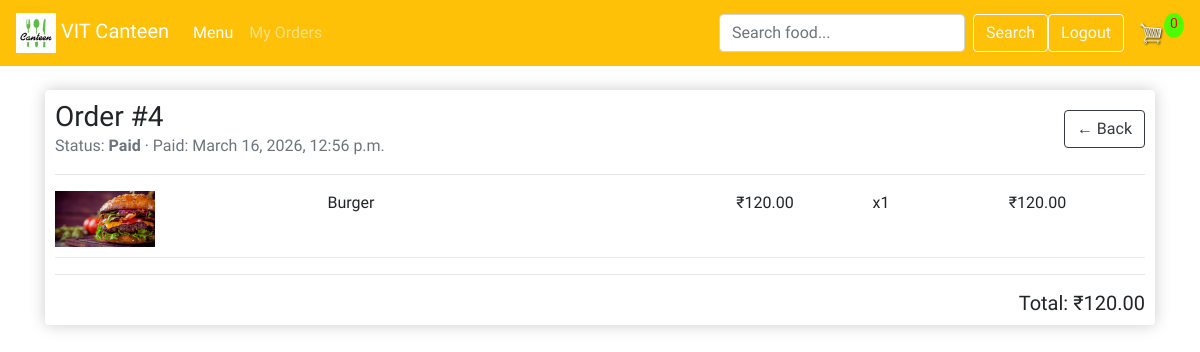
The page /orders/4/ (signed in) on the database its author committed.
### store/models.py (models this page shows, shortened)
class Order(models.Model):
    class Status(models.TextChoices):
        PENDING = "pending", "Pending"
        PAID = "paid", "Paid"
        PREPARING = "preparing", "Preparing"
        READY = "ready", "Ready"
        DELIVERED = "delivered", "Delivered"
        CANCELLED = "cancelled", "Cancelled"
    customer = models.ForeignKey(Customer, on_delete=models.SET_NULL, null=True, blank=True)
    date_order = models.DateTimeField(auto_now_add=True)
    updated_at = models.DateTimeField(auto_now=True)
    complete = models.BooleanField(default=False)
    transaction_id = models.CharField(max_length=100, null=True, blank=True)
    total_price = models.DecimalField(max_digits=10, decimal_places=2, default=0.00)
    payment_confirmed = models.BooleanField(default=False)
    status = models.CharField(max_length=20, choices=Status.choices, default=Status.PENDING)
    paid_at = models.DateTimeField(null=True, blank=True)
    @property
    def get_cart_total(self):
        orderitems = self.orderitem_set.all()
        total = sum([item.get_total for item in orderitems])
        return total
    @property
    def get_cart_items(self):
        orderitems = self.orderitem_set.all()
        total = sum([item.quantity for item in orderitems])
        return total

class OrderItem(models.Model):
    product = models.ForeignKey(Product, on_delete=models.SET_NULL, null=True)
    order = models.ForeignKey(Order, on_delete=models.SET_NULL, null=True)
    quantity = models.IntegerField(default=0, null=True, blank=True)
    date_added = models.DateTimeField(auto_now_add=True)
    @property
    def get_total(self):
        total = self.product.price * self.quantity
        return total

class Product(models.Model):
    name = models.CharField(max_length=200, null=True)
    price = models.FloatField(max_length=200, null=True)
    digital = models.BooleanField(default=False, null=True, blank=True)
    image = models.ImageField(upload_to='products/', null=True, blank=True)
    description = models.TextField(blank=True, null=True)
    @property
    def imageURL(self):
        if self.image:
            return self.image.url
        return ''

### store/views.py (the view)
# urls.py: path('orders/<int:order_id>/', views.order_detail, name="order_detail"),
@login_required
def order_detail(request, order_id: int):
    customer, _ = Customer.objects.get_or_create(user=request.user)
    order = get_object_or_404(Order, id=order_id, customer=customer)
    items = order.orderitem_set.select_related("product").all()
    data = cartData(request)
    return render(
        request,
        "store/order_detail.html",
        {"order": order, "items": items, "cartItems": data["cartItems"]},
    )

### store/utils.py (called while the page is built)
def cartData(request):
    if request.user.is_authenticated:
        customer, _ = Customer.objects.get_or_create(user=request.user)
        order, created = Order.objects.get_or_create(customer=customer, complete=False)
        items = order.orderitem_set.all()
        cartItems = order.get_cart_items
    else:
        cookieData = cookieCart(request)
        cartItems = cookieData['cartItems']
        order = cookieData['order']
        items = cookieData['items']
    return {'cartItems': cartItems, 'order': order, 'items': items}

### templates/store/order_detail.html
{% extends 'store/main.html' %}
{% load static %}
{% block content %}
  <div class="box-element">
    <div style="display:flex; justify-content:space-between; align-items:center; gap:12px; flex-wrap:wrap;">
      <div>
        <h3 style="margin:0;">Order #{{ order.id }}</h3>
        <div style="color:#6c757d;">
          Status: <strong>{{ order.get_status_display }}</strong>
          {% if order.paid_at %} · Paid: {{ order.paid_at }}{% endif %}
        </div>
      </div>
      <a class="btn btn-outline-dark" href="{% url 'my_orders' %}">&#x2190; Back</a>
    </div>
    <hr>
    {% for item in items %}
      <div class="cart-row">
        <div style="flex:2"><img class="row-image" src="{{ item.product.imageURL }}"></div>
        <div style="flex:3"><p style="margin:0;">{{ item.product.name }}</p></div>
        <div style="flex:1"><p style="margin:0;">₹{{ item.product.price|floatformat:2 }}</p></div>
        <div style="flex:1"><p style="margin:0;">x{{ item.quantity }}</p></div>
        <div style="flex:1"><p style="margin:0;">₹{{ item.get_total|floatformat:2 }}</p></div>
      </div>
    {% endfor %}
    <hr>
    <div style="display:flex; justify-content:flex-end;">
      <h5 style="margin:0;">Total: ₹{{ order.get_cart_total|floatformat:2 }}</h5>
    </div>
  </div>
{% endblock content %}

### static/css/main.css (style rules this page uses)
body { background-color: hsl(0, 93%, 46%); }
h1,h2,h3,h4,h5,h6 { color:hsl(0, 0%, 30%); }
.box-element { box-shadow:hsl(0, 0%, 80%) 0 0 16px; background-color: #fff; border-radius: 4px; padding: 10px; }
.btn { border-radius: 0; }
.row-image { width: 100px; }
.cart-row { display: flex; align-items: flex-start; padding-bottom: 10px; margin-bottom: 10px; border-bottom: 1px solid #ececec; }

### rows shown on the page
Order: id "4", status "Paid", paid_at "March 16, 2026, 12:56 p.m.", get_cart_total "120.00"
OrderItem: product.imageURL (picture), product.name "Burger", product.price "120.00", quantity "1", get_total "120.00"

### other values the page prints
{{ cartItems }} "0"
